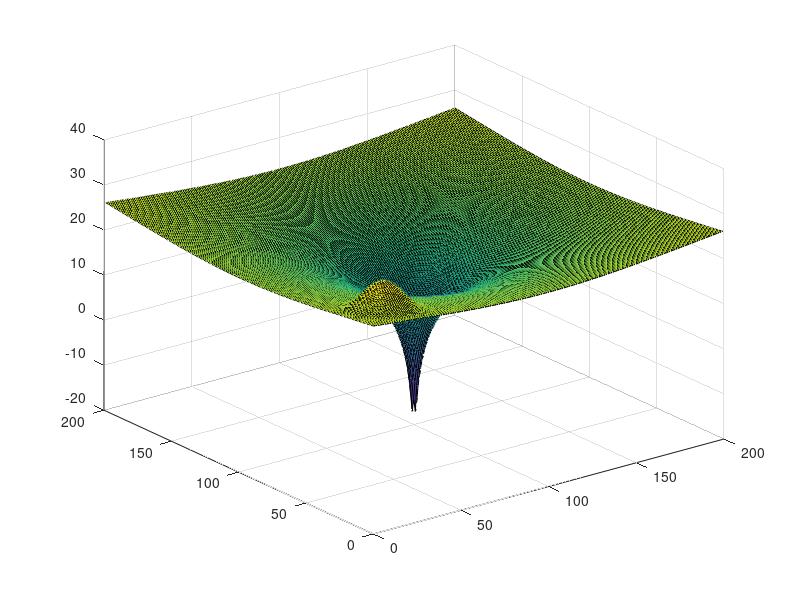

Here is the MATLAB script that generated this plot:

ku = 0.01;
wo= [100 ;100];
M=2
for xx=1:200
     for yy=1:200
          CC(:,:)=ku*norm(wo-[xx;yy])^2*eye(M,M);
          z(xx,yy)=trace(CC(:,:));
          if(xx<50 && xx>0 && yy<50 && yy>0)
          z(xx,yy)=z(xx,yy)+2000*(exp(-(xx-25).^2/100).*exp(-(yy-25).^2/100))/sqrt(2*pi);
          end
     end
end



%contour3(10*log10(z))
surf(10*log10(z));
colormap()
